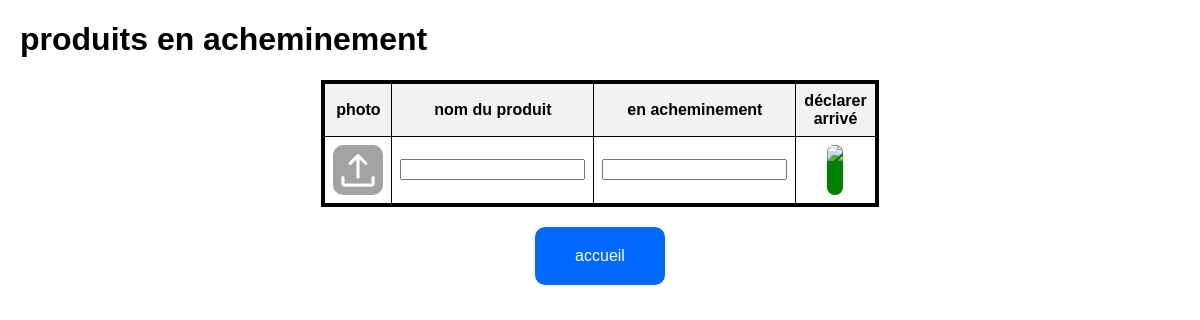
The page /commandes on the database as committed earlier.
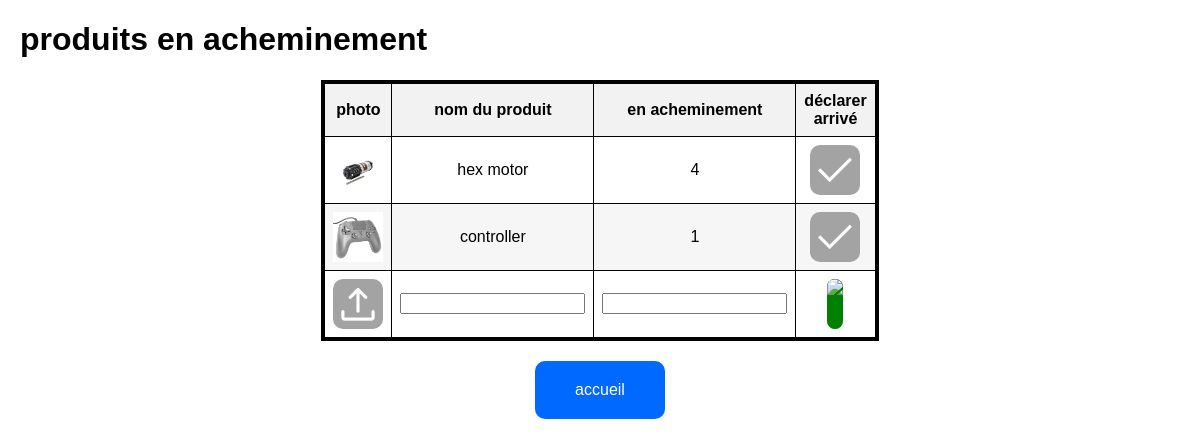
The same page on the database as committed later.
### tables this page shows
CREATE TABLE "commandes" (
	"photo"	TEXT,
	"name"	TEXT,
	"quantity"	INTEGER NOT NULL,
	PRIMARY KEY("name")
);

### projet.py (the view)
@app.route('/commandes')
def afficher_commandes():
    donnees = get_all_items("commandes")
    return render_template('commandes.html', donnees=donnees)

### projet.py (called while the page is built)
def get_all_items(table):
    cursor.execute(f"SELECT * FROM {table}")
    return cursor.fetchall()

### templates/commandes.html (shortened to what this page needs)
<!DOCTYPE html>
<html lang="fr">
<head>
    <link rel="stylesheet" type="text/css" href="/static/commands/style.css">
</head>
<body>
    <h1>produits en acheminement</h1>
    <div class="table">
        <table>
            <thead>
                <tr>
                    <th>photo</th>
                    <th>nom du produit</th>
                    <th>en acheminement</th>
                    <th>déclarer arrivé</th>
                </tr>
            </thead>
            <tbody>
                {% for produit in donnees %}
                <tr element="{{produit[1]}}">
                    <td><image src="/static/images/{{produit[0]}}" class="image-icon"></image></td>
                    <td>{{ produit[1] }}</td>
                    <td>{{ produit[2] }}</td>
                    <td>
                        <button class="form_button" onclick="arrived(this)">
                            <image class="image-icon" src="/static/commands/done.png"></image>
                        </button>
                    </td>
                </tr>
                {% endfor %}
                <tr>
                    <td>
                        <label for="create_file" class="image-icon form_button">
                            <image class="image-icon" src="/static/commands/upload.png"></image>
                        </label>
                    </td>
                    <td>
                        <input id="create_text" type="text"/>
                    </td>
                    <td>
                        <input id="create_number" type="number"/>
                    </td>
                    <td>
                        <button class="form_button" onclick="create_stock(this)">
                            <image class="shipping image-icon" src="/static/commands/cart.png"></image>
                        </button>
                    </td>
                </tr>
            </tbody>
        </table>
    </div>
    <div class="return">
        <a class="return" href="/">accueil</a>
    </div>
</body>
</html>

Rows that differ between the two databases and show on the page:
added commandes: photo (picture), name "hex motor", quantity "4"
added commandes: photo (picture), name "controller", quantity "1"
